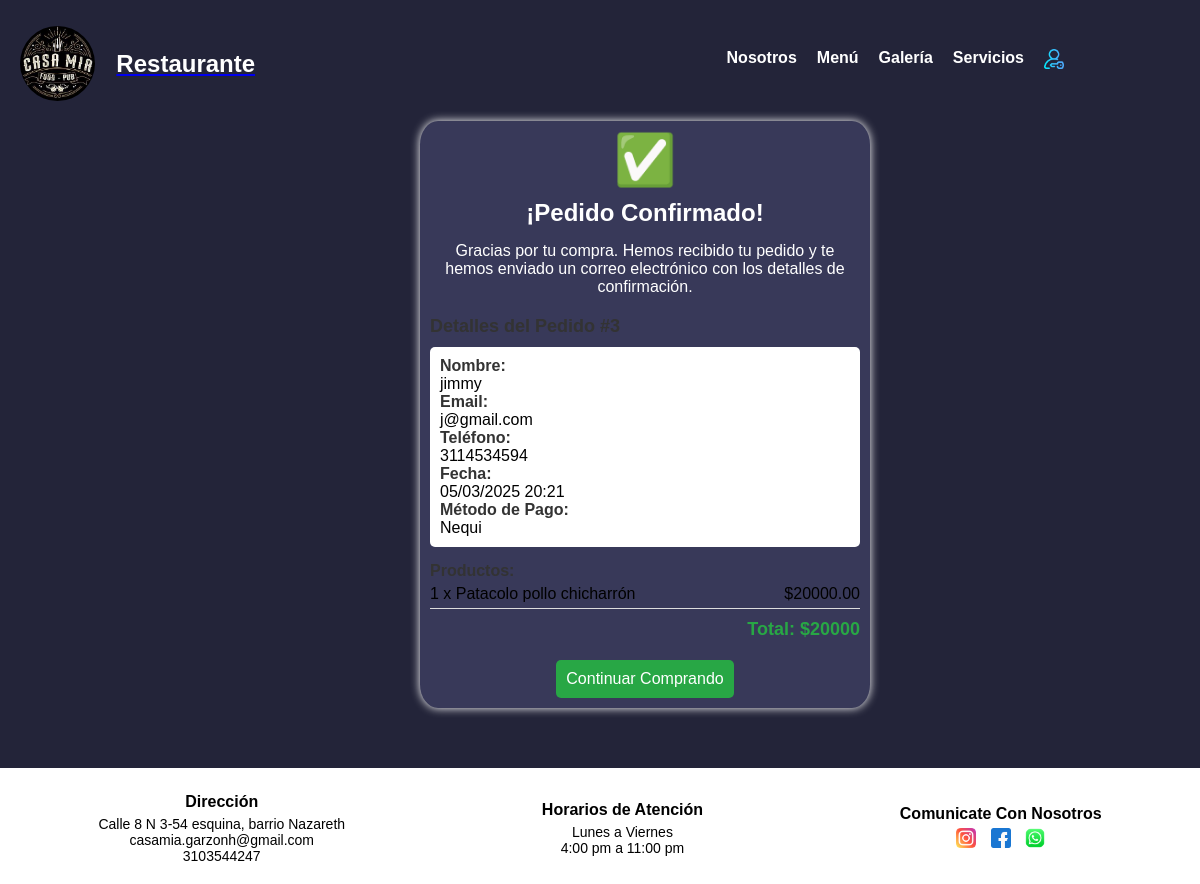
/confirmacion/3/, run on the app's committed database.
### web/models.py (models this page shows, shortened)
class Orden(models.Model):
        usuario = models. ForeignKey(User, on_delete=models. CASCADE, null=True, blank=True)
        nombre = models. CharField (max_length=200)
        email = models. EmailField ()
        telefono = models.CharField (max_length=20)
        sesion_id = models.CharField(max_length=100, null=True, blank=True)
        total = models.DecimalField(max_digits=10, decimal_places=0)
        metodo_pago = models.CharField(max_length=20, choices=[( 'nequi','Nequi'), ('bancolombia', 'Bancolombia')])
        pagado = models.BooleanField(default=False)
        fecha_creacion = models.DateTimeField (auto_now_add=True)

class OrdenItem(models.Model):
        orden = models.ForeignKey(Orden, related_name='items', on_delete=models.CASCADE)
        producto = models.ForeignKey(Producto, on_delete=models.CASCADE)
        precio = models.DecimalField(max_digits=10, decimal_places=2)
        cantidad = models.IntegerField(default=1)
        def subtotal(self):
             return self.precio  * self.cantidad

class Producto(models.Model):
    id = models.AutoField(primary_key=True)
    imagen = models.ImageField(upload_to='productos/', blank=True, null=True)
    nombre = models.CharField(max_length=255)
    caracteristicas = models.TextField()
    precio = models.DecimalField(max_digits=10, decimal_places=2)
    cantidad = models.PositiveIntegerField()  # Asegúrate de que este campo esté definido

### web/views.py (the view)
# urls.py: path('confirmacion/<int:orden_id>/', views.confirmacion, name='confirmar'),
def confirmacion(request, orden_id):
    try:
        if request.user.is_authenticated:
            orden = Orden.objects.get(id=orden_id, usuario=request.user)
        else:
            orden = Orden.objects.get(id=orden_id, sesion_id=request.session.session_key)
        items = OrdenItem.objects.filter(orden=orden)
        return render(request, 'confirmacion.html', {
            'orden': orden,
            'items': items
        })
    except Orden.DoesNotExist:
        messages.error(request, "No se encontró la orden especificada.")
        return redirect('home')  # O redirigir a donde sea apropiado
    except Orden.DoesNotExist:
        messages.error(request, "Orden no encontrada")
        return redirect('productos')

### web/templates/confirmacion.html (shortened to what this page needs)
{% extends 'base.html' %}
{% load static %}
{% block content %}
<link rel="stylesheet" href="{% static 'css/confirmacion.css' %}">
    <div class="confirmacion-container">
            <div class="confirmacion-icon">✅</div>
            <h1 class="confirmacion-titulo">¡Pedido Confirmado!</h1>
            <div class="confirmacion-mensaje">
                Gracias por tu compra. Hemos recibido tu pedido y te hemos enviado un correo electrónico con los detalles de confirmación.
            </div>
            <div class="confirmacion-detalles">
                <h2 class="resumen-titulo">Detalles del Pedido #{{ orden.id }}</h2>
            <div class="confirmacion-datos">
                <div>
                    <div class="datos-titulo">Nombre:</div>
                    <div>{{ orden.nombre }}</div>
                </div>
                    <div>
                        <div class="datos-titulo">Email:</div>
                            <div>{{ orden.email }}</div>
                        </div>
                        <div>
                            <div class="datos-titulo">Teléfono:</div>
                            <div>{{ orden.telefono }}</div>
                        </div>
                        <div>
                            <div class="datos-titulo">Fecha:</div>
                            <div>{{ orden.fecha_creacion|date:"d/m/Y H:i" }}</div>
                        </div>
                        <div>
                            <div class="datos-titulo">Método de Pago:</div>
                            <div>{{ orden.get_metodo_pago_display }}</div>
                        </div>
                    </div>
                        <div class="confirmacion-items">
                            <div class="datos-titulo">Productos:</div>
                            {% for item in items %}
                            <div class="confirmacion-item">
                                <div>{{ item.cantidad }} x {{ item.producto.nombre }}</div>
                                <div>${{ item.subtotal }}</div>
                            </div>
                            {% endfor %}
                        <div class="confirmacion-total">
                            Total: ${{ orden.total }}
                        </div>
                    </div>
                </div>
                <div class="confirmacion-acciones">
                    <a href="{% url 'productos' %}" class="btn btn-success">
                        Continuar Comprando
                    </a>
                </div>
    </div>
{% endblock %}

### web/static/css/style.css (style rules this page uses)
* { margin: 0; padding: 0; box-sizing: border-box; }
body { font-family: Arial, sans-serif; background-color: rgba(35, 36, 57, 1); background-repeat: no-repeat; background-attachment: fixed; background-size: cover; }

### web/static/css/confirmacion.css (style rules this page uses)
body { font-family: Arial, sans-serif; color: #000000; }
.confirmacion-container { width: 450px; margin-left: 35%; margin-bottom: 5%; background: rgb(56, 57, 89); padding: 10px; border-radius: 4%; text-align: center; box-shadow: 0 0 10px white; }
.confirmacion-icon { font-size: 50px; margin-bottom: 10px; }
.confirmacion-titulo { font-size: 24px; font-weight: bold; color: #ffffff; }
.confirmacion-mensaje { margin: 15px 0; font-size: 16px; color: #ffffff; }
.confirmacion-detalles { text-align: left; margin-top: 20px; }
.resumen-titulo { font-size: 18px; font-weight: bold; margin-bottom: 10px; color: #333; }
.confirmacion-datos { background: #ffffff; padding: 10px; border-radius: 5px; }
.datos-titulo { font-weight: bold; color: #333; }
.confirmacion-items { margin-top: 15px; text-align: left; }
.confirmacion-item { display: flex; justify-content: space-between; padding: 5px 0; border-bottom: 1px solid #ddd; }
.confirmacion-total { font-size: 18px; font-weight: bold; text-align: right; margin-top: 10px; color: #28a745; }
.confirmacion-acciones { margin-top: 20px; }
.btn-success { background-color: #28a745; color: white; padding: 10px; border: none; border-radius: 5px; text-decoration: none; font-size: 16px; display: inline-block; }

### data on the page
Orden: nombre "jimmy", email "j@gmail.com", telefono "3114534594", fecha_creacion "05/03/2025 20:21", metodo_pago "Nequi", total "20000"
OrdenItem: cantidad "1", producto.nombre "Patacolo pollo chicharrón", subtotal "20000.00"
